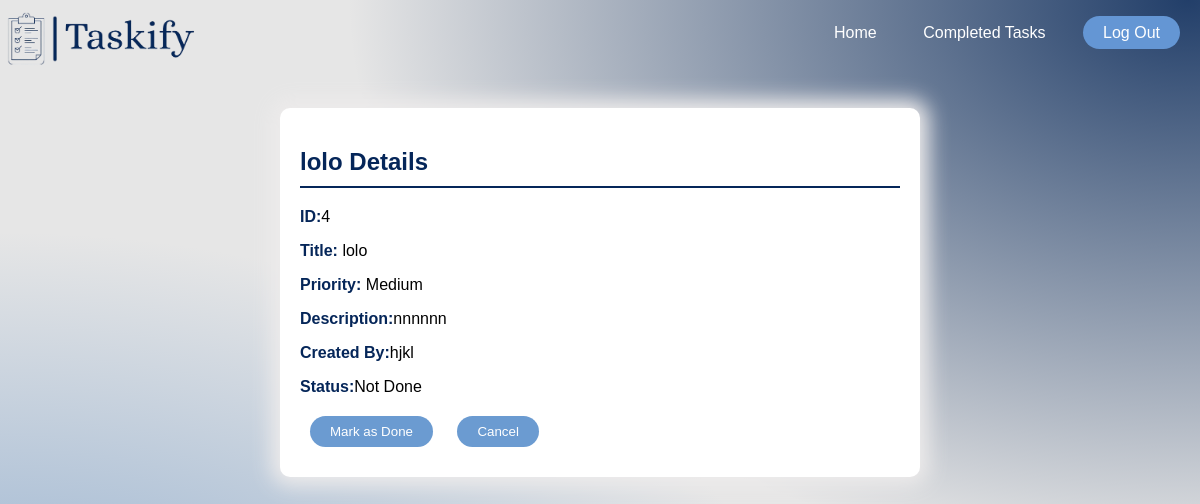
Before: /availableTasks/task/4/ with the older database file.
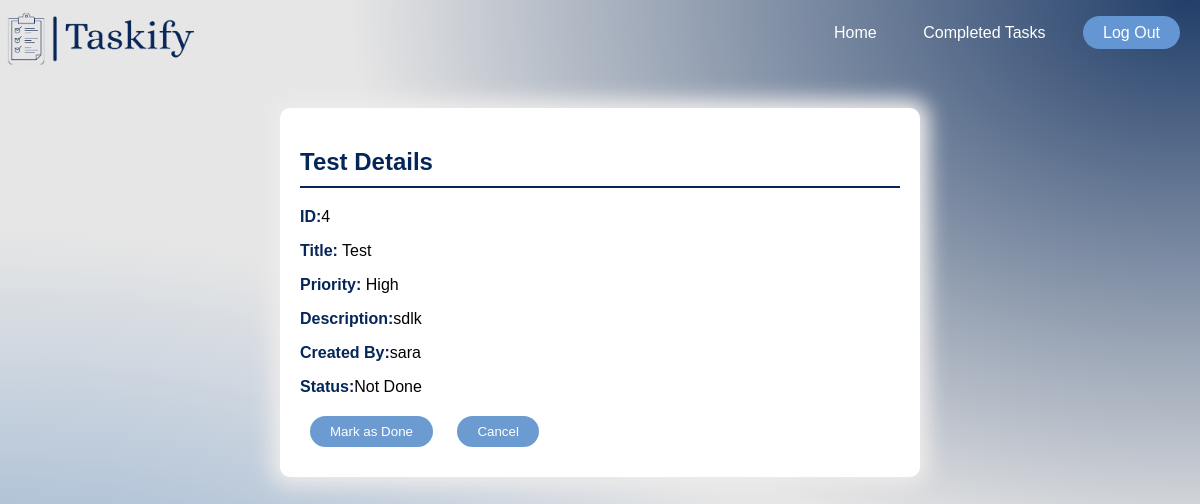
After: the same page with the newer database file.
### tasks/models.py (models this page shows, shortened)
class Task(models.Model):
    Taskiid = models.IntegerField(null=True)
    title = models.CharField(max_length=55,null=True)
    teacher = models.CharField(max_length=55,null=True)
    choose = models.CharField(max_length=6, choices=x,null=True)
    Description = models.TextField(max_length=160, blank=True, null=True)
    admin = models.CharField(max_length=15,null=True)
    completed = models.BooleanField(default=False,null=True)

### availableTasks/views.py (the view)
# urls.py: path('availableTasks/task/<int:task_id>/', views.available_task_detail, name='available_task_detail'),
def available_task_detail(request, task_id):  # Add task_id parameter
    task = get_object_or_404(Task, pk=task_id)  # Filter by primary key (pk)
    return render(request, 'task_detail.html', {'task': task})

### availableTasks/templates/task_detail.html (shortened to what this page needs)
{%load static%}
<!DOCTYPE html>
<html lang="en">
  <head>
    <link
      rel="stylesheet"
      type="text/css"
      href="{%static 'css/task_detail.css'%}"
    />
  </head>
  <body>
    <div class="nav">
      <img src="{%static 'images/result1.png'%}" class="logo" />
      <div class="buttons">
        <ul>
          <li><a class="nav-link" href="/availableTasks/">Home</a></li>
          <li><a class="nav-link" href="/completed/">Completed Tasks</a></li>
          <li>
            <a class="log-link" href="..\Home page\school.html">Log Out</a>
          </li>
        </ul>
      </div>
    </div>
    <div class="container">
      <h2>{{task.title}} Details</h2>
      <div>
        <p><strong>ID:</strong>{{task.id}}</p>
        <p><strong>Title:</strong> {{task.title}}</p>
        <p><strong>Priority:</strong> {{task.choose}}</p>
        <p><strong>Description:</strong>{{task.Description}}</p>
        <p><strong>Created By:</strong>{{task.admin}}</p>
        <p><strong>Status:</strong>Not Done</p>
      </div>
      <div id="control">
        <button id="markAsDoneBtn" data-task-id="{{ task.id}}">
          Mark as Done
        </button>
        <button id="cancelBtn">Cancel</button>
      </div>
    </div>
  </body>
</html>

Changed rows visible on the page:
changed Task id 4: title "lolo" → "Test"; choose "Medium" → "High"; Description "nnnnnn" → "sdlk"; admin "hjkl" → "sara"
